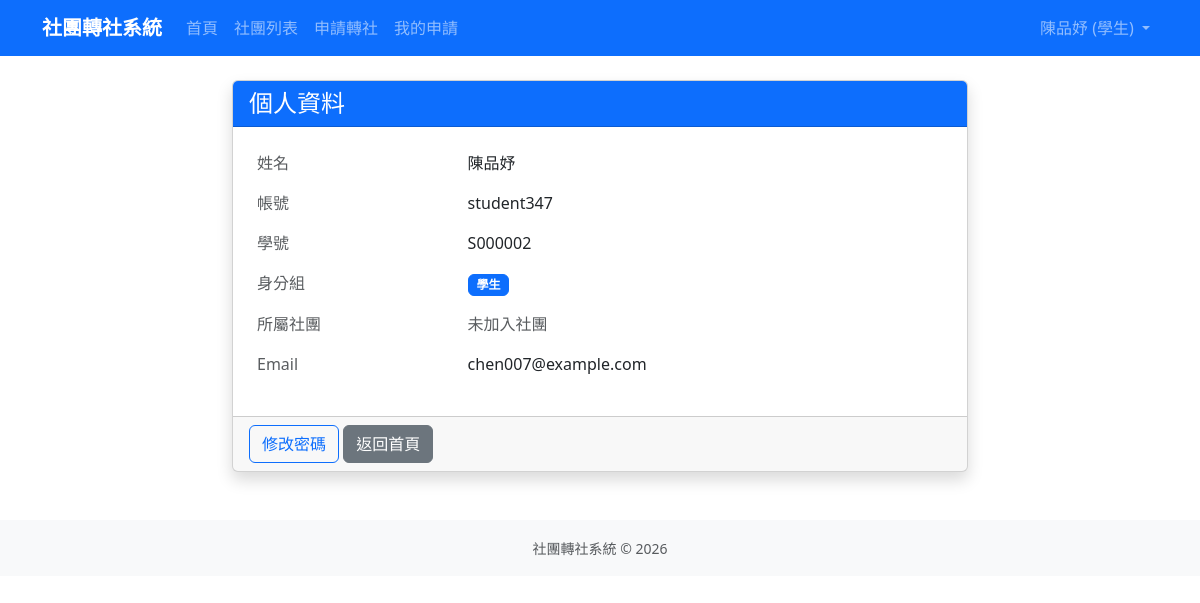
/profile/ (signed in), run on the app's committed database.
### accounts/models.py (models this page shows, shortened)
class User(django.contrib.auth.models.AbstractUser):
    ROLE_CHOICES = [
        ('student', '學生'),
        ('president', '社長'),
        ('teacher', '指導老師'),
        ('admin', '訓育組（管理員）'),
    ]
    role = models.CharField(
        max_length=20,
        choices=ROLE_CHOICES,
        default='student',
        verbose_name='身分組'
    )
    student_id = models.CharField(
        max_length=20,
        blank=True,
        verbose_name='學號'
    )
    class_name = models.CharField(
        max_length=20,
        blank=True,
        verbose_name='班級'
    )
    seat_number = models.PositiveSmallIntegerField(
        null=True,
        blank=True,
        verbose_name='座號'
    )
    club = models.ForeignKey(
        'clubs.Club',
        on_delete=models.SET_NULL,
        null=True,
        blank=True,
        verbose_name='所屬社團',
        related_name='members'
    )
    class Meta:
        verbose_name = '使用者'
        verbose_name_plural = '使用者'

### accounts/views.py (the view)
# urls.py: path('profile/', views.ProfileView.as_view(), name='profile'),
class ProfileView(LoginRequiredMixin, TemplateView):
    template_name = 'accounts/profile.html'

### accounts/permissions.py (called while the page is built)
def is_training_admin(user):
    return bool(
        user
        and user.is_authenticated
        and (user.is_superuser or getattr(user, 'role', None) == 'admin')
    )

def is_actual_club_president(user):
    if not user or not user.is_authenticated or getattr(user, 'role', None) != 'president':
        return False
    return any(
        display_text_matches_user(club.president, user)
        for club in Club.objects.filter(is_active=True).exclude(president='')
    )

def is_assigned_club_teacher(user):
    if not user or not user.is_authenticated or getattr(user, 'role', None) != 'teacher':
        return False
    return any(
        display_text_matches_user(club.teacher, user)
        for club in Club.objects.filter(is_active=True).exclude(teacher='')
    )

def can_review_transfer_requests(user):
    return (
        is_training_admin(user)
        or is_actual_club_president(user)
        or is_assigned_club_teacher(user)
    )

### accounts/templatetags/account_extras.py (called while the page is built)
@register.filter
def display_role(user):
    if getattr(user, 'role', None) == 'president' and not user_is_club_president(user, user.club):
        return '學生'
    return user.get_role_display()

@register.filter
def can_review_transfers(user):
    return can_review_transfer_requests(user)

@register.filter
def role_badge_class(user):
    role = getattr(user, 'role', None)
    displayed_role = display_role(user)
    if role == 'president' and displayed_role == user.get_role_display():
        return 'role-badge-president'
    if role == 'teacher':
        return 'role-badge-teacher'
    if role == 'admin' or getattr(user, 'is_superuser', False):
        return 'role-badge-admin'
    return 'role-badge-student'

### transfers/context_processors.py (called while the page is built, shortened)
def transfer_window(request):
    context = get_transfer_window_state()
    user = getattr(request, 'user', None)
    context['admin_pending_review_count'] = 0
    return context

### transfers/models.py (called while the page is built)
    @classmethod
    def get_current(cls):
        return cls.objects.order_by('-updated_at', '-pk').first()

    def is_open(self, today=None):
        if self.is_paused:
            return False
        today = today or timezone.localdate()
        return self.start_date <= today <= self.end_date

    def get_status(self, today=None):
        if self.is_paused:
            return 'paused'
        today = today or timezone.localdate()
        if today < self.start_date:
            return 'not_started'
        if today > self.end_date:
            return 'ended'
        return 'open'

### templates/accounts/profile.html (shortened to what this page needs)
{% extends 'base.html' %}
{% load account_extras %}
{% block content %}
<div class="row justify-content-center">
    <div class="col-md-8">
        <div class="card shadow">
            <div class="card-header bg-primary text-white">
                <h4 class="mb-0">個人資料</h4>
            </div>
            <div class="card-body">
                <table class="table table-borderless">
                    <tr>
                        <td class="text-muted" width="30%">姓名</td>
                        <td>{{ user.get_full_name|default:user.username }}</td>
                    </tr>
                    <tr>
                        <td class="text-muted">帳號</td>
                        <td>{{ user.username }}</td>
                    </tr>
                    {% if not user.is_superuser and user.role != 'admin' %}
                        <tr>
                            <td class="text-muted">學號</td>
                            <td>{{ user.student_id|default:"未設定" }}</td>
                        </tr>
                    {% endif %}
                    <tr>
                        <td class="text-muted">身分組</td>
                        <td><span class="badge {{ user|role_badge_class }}">{{ user|display_role }}</span></td>
                    </tr>
                    {% if not user.is_superuser and user.role != 'admin' %}
                        <tr>
                            <td class="text-muted">所屬社團</td>
                            <td>
                                {% if user.club %}
                                    <a href="{% url 'club_detail' user.club.pk %}">{{ user.club.name }}</a>
                                {% else %}
                                    <span class="text-muted">未加入社團</span>
                                {% endif %}
                            </td>
                        </tr>
                    {% endif %}
                    <tr>
                        <td class="text-muted">Email</td>
                        <td>{{ user.email|default:"未設定" }}</td>
                    </tr>
                </table>
            </div>
            <div class="card-footer">
                <a href="{% url 'profile_password_change' %}" class="btn btn-outline-primary">修改密碼</a>
                <a href="{% url 'home' %}" class="btn btn-secondary">返回首頁</a>
            </div>
        </div>
    </div>
</div>
{% endblock %}

### templates/base.html (shortened to what this page needs)
<!DOCTYPE html>
{% load account_extras %}
<html lang="zh-TW">
<head>
    <link href="https://cdn.jsdelivr.net/npm/bootstrap@5.3.0/dist/css/bootstrap.min.css" rel="stylesheet">
</head>
<body>
    <nav class="navbar navbar-expand-lg navbar-dark bg-primary">
        <div class="container">
            <a class="navbar-brand" href="{% url 'home' %}">社團轉社系統</a>
            <div class="collapse navbar-collapse" id="navbarNav">
                <ul class="navbar-nav me-auto">
                    <li class="nav-item">
                        <a class="nav-link" href="{% url 'home' %}">首頁</a>
                    </li>
                    <li class="nav-item">
                        <a class="nav-link" href="{% url 'club_list' %}">社團列表</a>
                    </li>
                    {% if user.is_authenticated %}
                        {% if user.role == 'student' %}
                            {% if transfer_window_is_open %}
                                <li class="nav-item">
                                    <a class="nav-link" href="{% url 'transfer_apply' %}">申請轉社</a>
                                </li>
                            {% endif %}
                            <li class="nav-item">
                                <a class="nav-link" href="{% url 'my_requests' %}">我的申請</a>
                            </li>
                        {% endif %}
                    {% endif %}
                </ul>
                <ul class="navbar-nav">
                    {% if user.is_authenticated %}
                        <li class="nav-item dropdown">
                            <a class="nav-link dropdown-toggle" href="#" role="button" data-bs-toggle="dropdown">
                                {{ user.get_full_name|default:user.username }} ({{ user|display_role }})
                            </a>
                        </li>
                    {% else %}
                        <li class="nav-item">
                            <a class="nav-link" href="{% url 'login' %}">登入</a>
                        </li>
                    {% endif %}
                </ul>
            </div>
        </div>
    </nav>
    <main class="container my-4">
        {% block content %}{% endblock %}
    </main>
    <footer class="bg-light py-3 mt-5">
        <div class="container text-center text-muted">
            <small>社團轉社系統 &copy; 2026</small>
        </div>
    </footer>
</body>
</html>

### templates/base.html (style rules this page uses)
.navbar-brand { font-weight: bold; }
.role-badge-student { background-color: #0d6efd; color: #fff; border: 1px solid #0d6efd; }

### data on the page
User: get_full_name "陳品妤", role "學生", username "student347", student_id "S000002", email "chen007@example.com"
